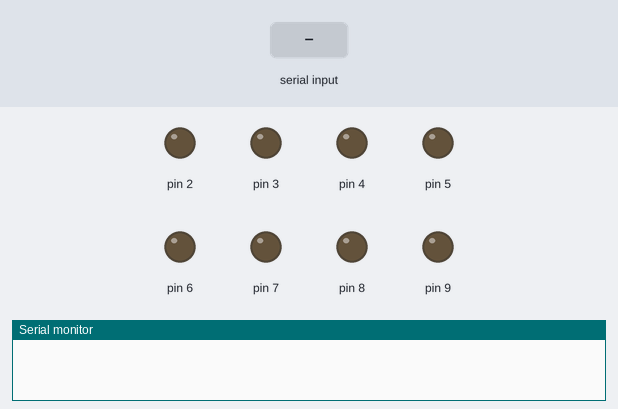
The sketch below on a simulated Arduino Uno, built with avr-gcc and run on an emulated ATmega328P. Parts: output pins drawn as LEDs (lit = HIGH), the last lines printed to the serial monitor. Dashed ring = blinking. The inputs (shaded band) are chosen by the test bench.

Above: at 1.2 s.
1.3 s: "2" received over Serial
At 2.15 s:
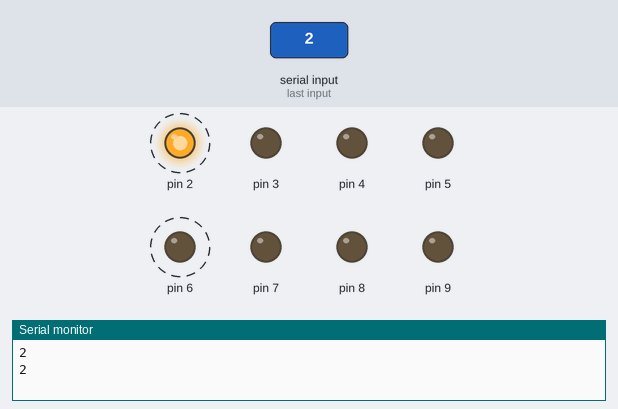
4.3 s: "1\n" received over Serial
At 6.9 s:
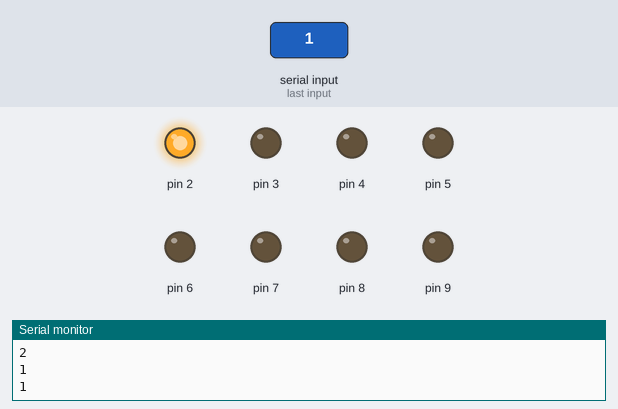
7.3 s: "30,150\n" received over Serial
At 7.6 s:
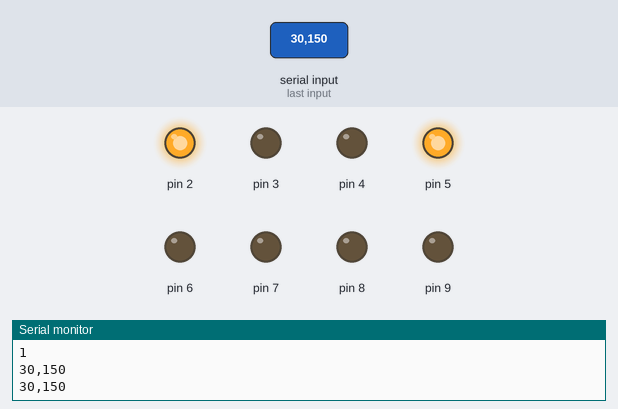
8.8 s: "2" received over Serial
At 9.65 s:
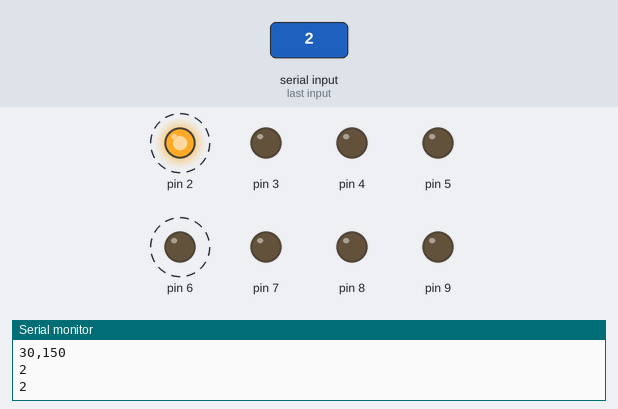
Timing chart, 0 to 12.8 s (numbered marks = the images above; inputs shaded):
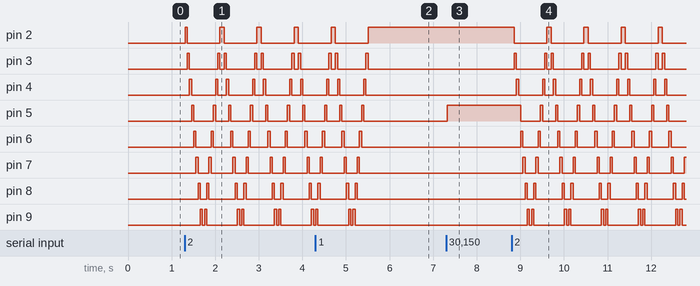

The sketch:

led_from_computer.ino
```cpp
#include <Wire.h>


void ledOn(int, int);
void ledOff(int, int);
void partyLights();

// Board setup routine
void setup()  {
  Serial.begin(9600);
  pinMode(2, OUTPUT);
  pinMode(3, OUTPUT);
  pinMode(4, OUTPUT);
  pinMode(5, OUTPUT);
  pinMode(6, OUTPUT);
  pinMode(7, OUTPUT);
  pinMode(8, OUTPUT);
  pinMode(9, OUTPUT);

}


void loop(){
  String readString = "";
  while (Serial.available()) {
    delay(3);  //delay to allow buffer to fill
    if (Serial.available() >0) {
      char c = Serial.read();  //gets one byte from serial buffer
      readString += c; //makes the string readString
      readString = readString;
    }
  }
  Serial.println(readString);
  //delay(2000);
  if(readString.length() > 0){
    Serial.println(readString);
  }
  if(readString == "2"){
    partyLights();
  }
  else{
    updateLights(readString);
  }
}

void updateLights(String inbound){
  for(int x = 0; x < inbound.length(); x++){
    int powerValue = inbound[x] - '0';
    if (powerValue == 1){
      ledOn(x);
    }
    if (powerValue == 0){
      ledOff(x);
    }
  }
}

void partyLights(){
  int y = 0;
  while (y < 5){
  int x = 0;
  while (x < 8){
    digitalWrite(x+2,HIGH);
    delay(50);
    digitalWrite(x+2,LOW);
    x+=1;
  }
  while (x > -1){
    digitalWrite(x+2,HIGH);
    delay(50);
    digitalWrite(x+2,LOW);
    x-=1;
  }
  y+=1;
  }
}

void ledOn(int number){
  digitalWrite(number+2, HIGH);
}

void ledOff(int number){
  digitalWrite(number+2, LOW);
}
```

Measured:
- after the input at 1.3 s, pin 2: alternates HIGH for 0.10 s and LOW for 0.75 s, starting at once; pin 3: LOW → HIGH after 0.06 s, then repeats every 0.85 s: LOW 0.65 s, HIGH 0.05 s, LOW 0.10 s, HIGH 0.05 s
- after the input at 4.3 s, pin 2: goes on until 5.5 s, then stays HIGH
- after the input at 7.3 s, pin 5: LOW → HIGH at once
- after the input at 8.8 s, pin 2: alternates HIGH for 0.10 s and LOW for 0.75 s, starting after 0.06 s; pin 3: LOW → HIGH after 0.06 s, then repeats every 0.85 s: LOW 0.65 s, HIGH 0.05 s, LOW 0.10 s, HIGH 0.05 s
